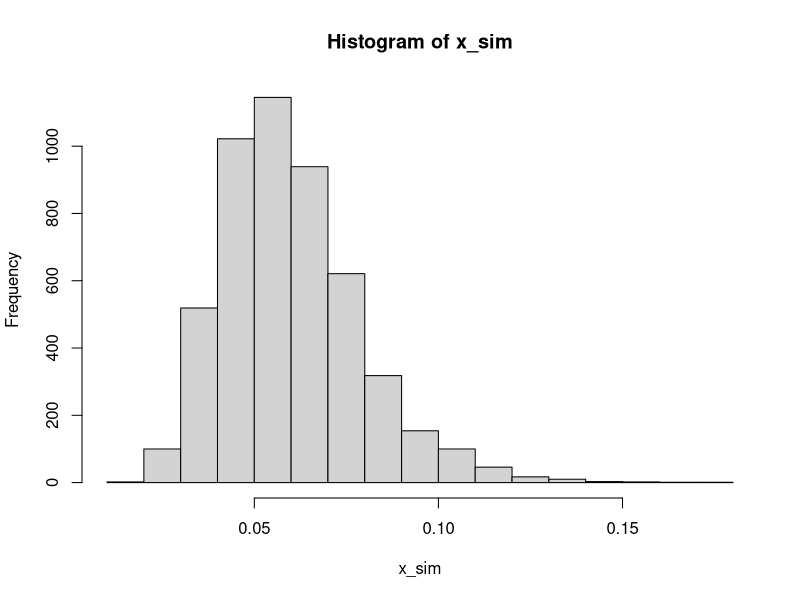
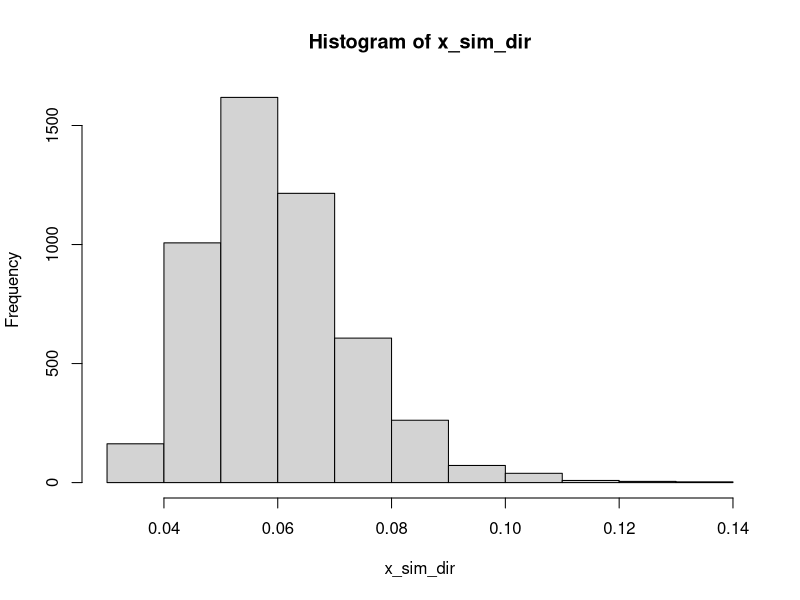
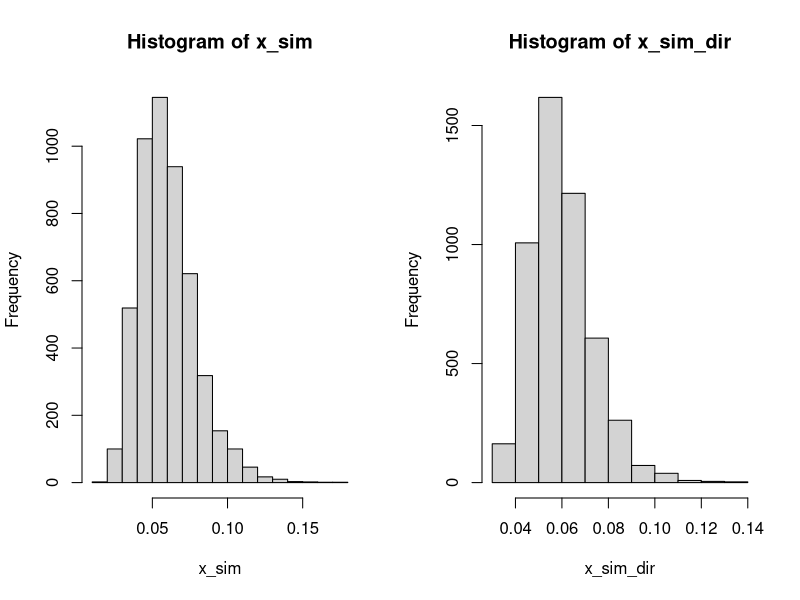

Write the R code that produced these figures, in order.
set.seed(888)
alpha0 <- 20 #set value for alpha0
lambda <- 15.5 #set value for lambda
alpha <- 22.5 #set value for alpha
n <- 5000 #number of simulations
beta_sim <- rep(0,n) #create a vector for beta to be simulated
y_sim <- rep(0,n) #create a vector for y to be simulated from simulated beta
x_sim <- rep(0,n) #create a vector for x to be simulated from x
for (i in 1:n) {
  beta_sim[i] <- rgamma(1,alpha0,lambda) #simulate a value for beta from chosen alpha0 and lambda values
  y_sim[i] <- rgamma(1,alpha,beta_sim[i]) #simulate a gamma random variable from simulated beta
  x_sim[i] <- 1/y_sim[i] #simulate x by reciprocating simulated y
}
head(x_sim) #check for reasonableness
hist(x_sim) #draw a histogram of x 
print(b_sim_ave <- mean(beta_sim)) #get an average of the simulated beta
y_sim_dir <- rep(0,n) #generate gamma rvs from the average beta
x_sim_dir <- rep(0,n) #generate inverse gamma x rvs from gamma rvs y
for (i in 1:n) {
  y_sim_dir[i] <- rgamma(1,alpha,b_sim_ave)
  x_sim_dir[i] <- 1/y_sim_dir[i]
}
head(x_sim_dir) #check for reasonableness
hist(x_sim_dir) #draw a histogram of the x simulated
par(mfrow=c(1,2)) #create a matrix of panel of 1 row and 2 columns
#Put two histograms side by side for comparison
hist(x_sim) 
hist(x_sim_dir)